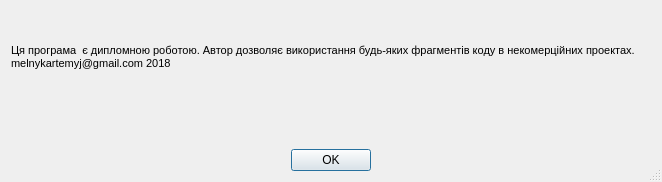
<?xml version="1.0" encoding="UTF-8"?>
<ui version="4.0">
 <class>Dialog</class>
 <widget class="QDialog" name="Dialog">
  <property name="windowModality">
   <enum>Qt::ApplicationModal</enum>
  </property>
  <property name="enabled">
   <bool>true</bool>
  </property>
  <property name="geometry">
   <rect>
    <x>0</x>
    <y>0</y>
    <width>662</width>
    <height>182</height>
   </rect>
  </property>
  <property name="sizePolicy">
   <sizepolicy hsizetype="Fixed" vsizetype="Fixed">
    <horstretch>0</horstretch>
    <verstretch>0</verstretch>
   </sizepolicy>
  </property>
  <property name="font">
   <font>
    <stylestrategy>PreferAntialias</stylestrategy>
    <kerning>true</kerning>
   </font>
  </property>
  <property name="cursor">
   <cursorShape>ArrowCursor</cursorShape>
  </property>
  <property name="mouseTracking">
   <bool>true</bool>
  </property>
  <property name="focusPolicy">
   <enum>Qt::ClickFocus</enum>
  </property>
  <property name="contextMenuPolicy">
   <enum>Qt::NoContextMenu</enum>
  </property>
  <property name="acceptDrops">
   <bool>false</bool>
  </property>
  <property name="windowTitle">
   <string>About This Programme</string>
  </property>
  <property name="whatsThis">
   <string>&lt;!DOCTYPE HTML PUBLIC &quot;-//W3C//DTD HTML 4.0//EN&quot; &quot;http://www.w3.org/TR/REC-html40/strict.dtd&quot;&gt;
&lt;html&gt;&lt;head&gt;&lt;meta name=&quot;qrichtext&quot; content=&quot;1&quot; /&gt;&lt;style type=&quot;text/css&quot;&gt;
p, li { white-space: pre-wrap; }
&lt;/style&gt;&lt;/head&gt;&lt;body style=&quot; font-family:'MS Shell Dlg 2'; font-size:8.25pt; font-weight:400; font-style:normal;&quot;&gt;
&lt;p style=&quot; margin-top:0px; margin-bottom:0px; margin-left:0px; margin-right:0px; -qt-block-indent:0; text-indent:0px;&quot;&gt;&lt;span style=&quot; font-weight:600;&quot;&gt;ABOUT ME!&lt;/span&gt;&lt;/p&gt;&lt;/body&gt;&lt;/html&gt;</string>
  </property>
  <property name="autoFillBackground">
   <bool>true</bool>
  </property>
  <property name="sizeGripEnabled">
   <bool>true</bool>
  </property>
  <property name="modal">
   <bool>true</bool>
  </property>
  <layout class="QGridLayout" name="gridLayout">
   <item row="1" column="0">
    <spacer name="horizontalSpacer">
     <property name="orientation">
      <enum>Qt::Horizontal</enum>
     </property>
     <property name="sizeHint" stdset="0">
      <size>
       <width>40</width>
       <height>20</height>
      </size>
     </property>
    </spacer>
   </item>
   <item row="1" column="2">
    <spacer name="horizontalSpacer_2">
     <property name="orientation">
      <enum>Qt::Horizontal</enum>
     </property>
     <property name="sizeHint" stdset="0">
      <size>
       <width>40</width>
       <height>20</height>
      </size>
     </property>
    </spacer>
   </item>
   <item row="1" column="1">
    <widget class="QPushButton" name="pushButton">
     <property name="whatsThis">
      <string>Press this to continue.</string>
     </property>
     <property name="text">
      <string>OK</string>
     </property>
    </widget>
   </item>
   <item row="0" column="0" colspan="3">
    <layout class="QHBoxLayout" name="horizontalLayout">
     <item>
      <widget class="QLabel" name="label_2">
       <property name="text">
        <string>&lt;!DOCTYPE HTML PUBLIC &quot;-//W3C//DTD HTML 4.0//EN&quot; &quot;http://www.w3.org/TR/REC-html40/strict.dtd&quot;&gt;
&lt;html&gt;&lt;head&gt;&lt;meta name=&quot;qrichtext&quot; content=&quot;1&quot; /&gt;&lt;style type=&quot;text/css&quot;&gt;
p, li { white-space: pre-wrap; }
&lt;/style&gt;&lt;/head&gt;&lt;body style=&quot; font-family:'MS Shell Dlg 2'; font-size:8pt; font-weight:400; font-style:normal;&quot;&gt;
&lt;p style=&quot; margin-top:0px; margin-bottom:0px; margin-left:0px; margin-right:0px; -qt-block-indent:0; text-indent:0px;&quot;&gt;Ця програма  є дипломною роботою. Автор дозволяє використання будь-яких фрагментів коду в некомерційних проектах.&lt;/p&gt;
&lt;p style=&quot; margin-top:0px; margin-bottom:0px; margin-left:0px; margin-right:0px; -qt-block-indent:0; text-indent:0px;&quot;&gt;melnykartemyj@gmail.com 2018&lt;/p&gt;
&lt;p style=&quot;-qt-paragraph-type:empty; margin-top:0px; margin-bottom:0px; margin-left:0px; margin-right:0px; -qt-block-indent:0; text-indent:0px;&quot;&gt;&lt;br /&gt;&lt;/p&gt;
&lt;p style=&quot;-qt-paragraph-type:empty; margin-top:0px; margin-bottom:0px; margin-left:0px; margin-right:0px; -qt-block-indent:0; text-indent:0px;&quot;&gt;&lt;br /&gt;&lt;/p&gt;
&lt;p align=&quot;right&quot; style=&quot;-qt-paragraph-type:empty; margin-top:0px; margin-bottom:0px; margin-left:0px; margin-right:0px; -qt-block-indent:0; text-indent:0px;&quot;&gt;&lt;br /&gt;&lt;/p&gt;&lt;/body&gt;&lt;/html&gt;</string>
       </property>
       <property name="textFormat">
        <enum>Qt::RichText</enum>
       </property>
      </widget>
     </item>
    </layout>
   </item>
  </layout>
 </widget>
 <resources>
  <include location="Resource.qrc"/>
 </resources>
 <connections>
  <connection>
   <sender>pushButton</sender>
   <signal>clicked()</signal>
   <receiver>Dialog</receiver>
   <slot>accept()</slot>
   <hints>
    <hint type="sourcelabel">
     <x>187</x>
     <y>141</y>
    </hint>
    <hint type="destinationlabel">
     <x>292</x>
     <y>138</y>
    </hint>
   </hints>
  </connection>
 </connections>
</ui>
